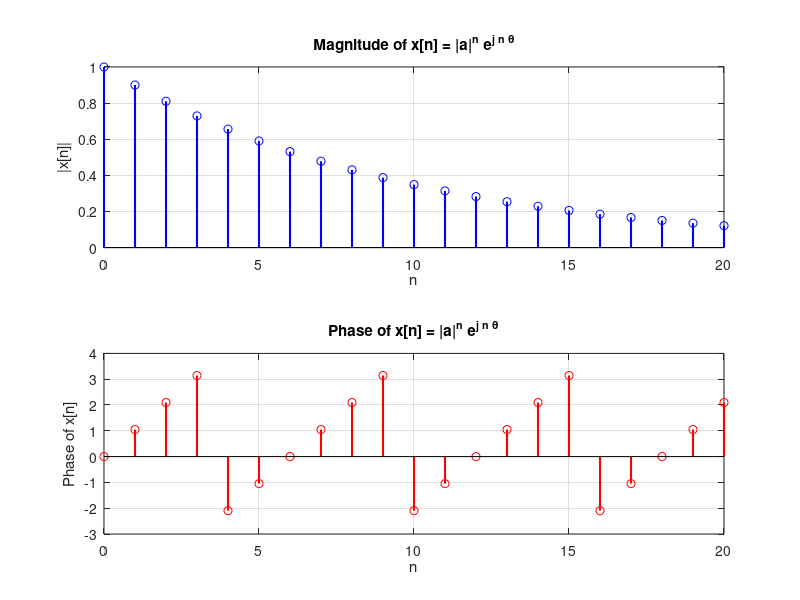

Reproduce this figure in MATLAB. (Note: this script raises an error after producing the figure.)
% Parameters
a_mag = 0.9; % Magnitude of a
theta = pi/3; % Phase angle of a (in radians)
 
% Generate n values
n = 0:20; % Range of n values, adjust as needed
 
% Compute x[n] = a^n
a = a_mag * exp(1j * theta);
x = a.^n;
 
% Plotting
figure;
subplot(2,1,1);
stem(n, abs(x), 'b', 'LineWidth', 1.5); % Magnitude plot
title('Magnitude of x[n] = |a|^n e^{j n \theta}');
xlabel('n');
ylabel('|x[n]|');
grid on;
 
subplot(2,1,2);
stem(n, angle(x), 'r', 'LineWidth', 1.5); % Phase plot
title('Phase of x[n] = |a|^n e^{j n \theta}');
xlabel('n');
ylabel('Phase of x[n]');
grid on;
 
% Adjust plot appearance
sgtitle(sprintf('Discrete-time exponential function x[n] = (%.2f)^n e^{j %.2f n}', a_mag, theta));
